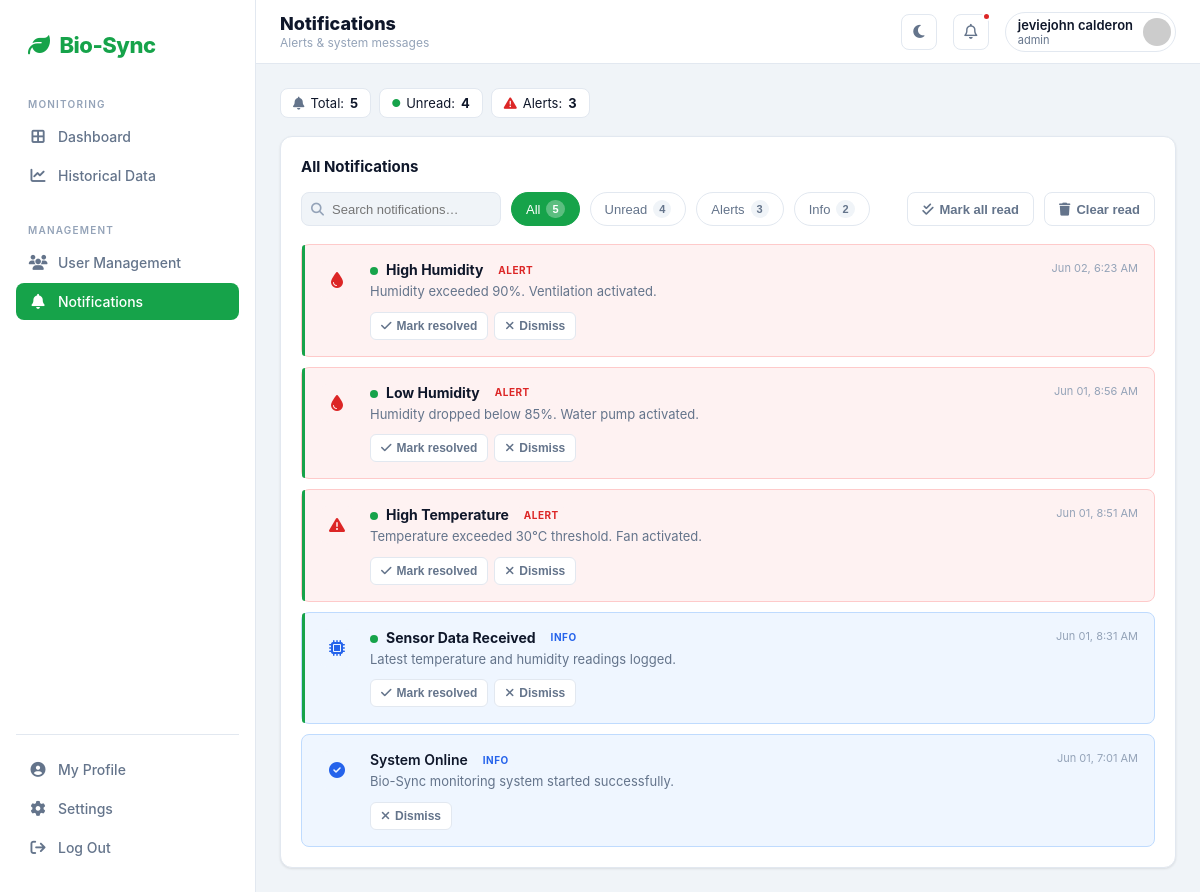
The page /notificationspage.php (signed in) on the database its author committed.
### tables this page shows
CREATE TABLE `notifications` (
  `id` int(11) NOT NULL,
  `title` varchar(150) NOT NULL DEFAULT '',
  `description` text NOT NULL,
  `message` text NOT NULL,
  `type` varchar(20) NOT NULL DEFAULT 'info',
  `icon_class` varchar(60) DEFAULT 'fa-bell',
  `is_read` tinyint(1) DEFAULT 0,
  `created_at` datetime DEFAULT current_timestamp()
);

### notificationspage.php (the view, shortened to what this page needs)
<?php
$userName = $_SESSION['user_name'];
$isAdmin = isset($_SESSION['user_role']) && strtolower($_SESSION['user_role']) === 'admin';
$host        = 'localhost';
$dbname      = 'biosync_db';
$db_username = 'root';
$db_password = '';
try {
    $pdo = new PDO(
        "mysql:host=$host;dbname=$dbname;charset=utf8",
        $db_username,
        $db_password,
        [
            PDO::ATTR_ERRMODE            => PDO::ERRMODE_EXCEPTION,
            PDO::ATTR_DEFAULT_FETCH_MODE => PDO::FETCH_ASSOC,
        ]
    );
} catch (PDOException $e) {
    die("Database Connection Failed: " . $e->getMessage());
}
$notifStmt         = $pdo->query("SELECT * FROM notifications ORDER BY created_at DESC");
$notificationsRaw  = $notifStmt->fetchAll(PDO::FETCH_ASSOC);
$notifications        = [];
$unreadAlertTriggered = false;
$totalUnread          = 0;
if (empty($notificationsRaw)) {
    $notifications = [[
        'id'       => 0,
        'type'     => 'info',
        'icon_class' => 'fa-circle-check',
        'title'    => 'System Stable',
        'description' => 'No alerts or warnings have been recorded.',
        'created_at'  => date('Y-m-d H:i:s'),
        'is_read'  => 1,
    ]];
} else {
    $notifications = $notificationsRaw;
}
foreach ($notifications as $n) {
    if (!$n['is_read']) {
        $totalUnread++;
        if ($n['type'] === 'alert') $unreadAlertTriggered = true;
    }
}
?>
<!DOCTYPE html>
<html lang="en">
<head>
    <link rel="stylesheet" href="https://cdnjs.cloudflare.com/ajax/libs/font-awesome/6.4.0/css/all.min.css">
</head>
<body>
<div class="shell">
    <aside class="sidebar" id="sidebar">
        <div class="sidebar-logo">
            <i class="fa-solid fa-leaf"></i> Bio-Sync
        </div>
        <div class="nav-group">
            <span class="nav-label">Monitoring</span>
            <a href="dashboard.php" class="nav-link"><i class="fa-solid fa-border-all"></i> Dashboard</a>
            <a href="historicaldatapage.php" class="nav-link"><i class="fa-solid fa-chart-line"></i> Historical Data</a>
        </div>
        <div class="nav-group">
            <span class="nav-label">Management</span>
            <?php if (isset($_SESSION['user_role']) && $_SESSION['user_role'] === 'admin'): ?>
                <a href="usermanagement.php" class="nav-link"><i class="fa-solid fa-users"></i> User Management</a>
            <?php endif; ?>
            <a href="notificationspage.php" class="nav-link active"><i class="fa-solid fa-bell"></i> Notifications</a>
        </div>
        <div class="sidebar-footer">
            <a href="profile.php" class="nav-link"><i class="fa-solid fa-circle-user"></i> My Profile</a>
            <?php if ($isAdmin): ?>
            <a href="#" class="nav-link" id="settingsLink"><i class="fa-solid fa-gear"></i> Settings</a>
            <?php endif; ?>
            <a href="logout.php" class="nav-link logout" onclick="confirmLogout(event)">
                <i class="fa-solid fa-arrow-right-from-bracket"></i> Log Out
            </a>
        </div>
    </aside>
    <div class="main">
        <header class="topbar">
            <div class="topbar-left">
                <div>
                    <div class="topbar-title">Notifications</div>
                    <div class="topbar-sub">Alerts &amp; system messages</div>
                </div>
            </div>
            <div class="topbar-right">
                <button id="themeBtn" class="icon-btn" aria-label="Toggle theme">
                    <i id="themeIcon" class="fa-solid fa-moon"></i>
                </button>
                <a href="notificationspage.php" class="icon-btn" title="Notifications">
                    <i class="fa-regular fa-bell"></i>
                    <?php if ($unreadAlertTriggered): ?><div class="notif-dot" id="topbarDot"></div><?php endif; ?>
                </a>
                <div class="user-chip">
                    <div>
                        <div class="user-chip-name"><?php echo htmlspecialchars($userName); ?></div>
                        <div class="user-chip-role"><?php echo isset($_SESSION['user_role']) ? htmlspecialchars($_SESSION['user_role']) : 'User'; ?></div>
                    </div>
                    <img src="https://ui-avatars.com/api/?name=<?php echo urlencode($userName); ?>&background=16a34a&color=fff" alt="Avatar">
                </div>
            </div>
        </header>
        <div class="page-body">
            <div class="stats-bar" id="statsBar">
                <div class="stat-chip"><i class="fa-solid fa-bell" style="color:var(--text-muted);font-size:13px"></i> Total: <strong id="statTotal"><?php echo count($notifications); ?></strong></div>
                <div class="stat-chip"><i class="fa-solid fa-circle" style="color:var(--primary);font-size:8px"></i> Unread: <strong id="statUnread"><?php echo $totalUnread; ?></strong></div>
                <div class="stat-chip"><i class="fa-solid fa-triangle-exclamation" style="color:var(--danger);font-size:13px"></i> Alerts: <strong id="statAlerts"><?php echo count(array_filter($notifications, fn($n) => $n['type'] === 'alert')); ?></strong></div>
            </div>
            <div class="card">
                <div class="card-head">
                    <h3 class="card-title">All Notifications</h3>
                </div>
                <div class="notif-toolbar">
                    <div class="notif-toolbar-left">
                        <div class="search-wrap">
                            <input type="text" class="search-input" id="searchInput" placeholder="Search notifications…">
                        </div>
                        <button class="filter-pill active" data-filter="all">
                            All <span class="pill-badge" id="badgeAll"><?php echo count($notifications); ?></span>
                        </button>
                        <button class="filter-pill" data-filter="unread">
                            Unread <span class="pill-badge" id="badgeUnread"><?php echo $totalUnread; ?></span>
                        </button>
                        <button class="filter-pill" data-filter="alert">
                            Alerts <span class="pill-badge" id="badgeAlerts"><?php echo count(array_filter($notifications, fn($n) => $n['type'] === 'alert')); ?></span>
                        </button>
                        <button class="filter-pill" data-filter="info">
                            Info <span class="pill-badge" id="badgeInfo"><?php echo count(array_filter($notifications, fn($n) => $n['type'] === 'info')); ?></span>
                        </button>
                    </div>
                    <div class="notif-toolbar-right">
                        <button class="action-link success" id="markAllReadBtn">
                            <i class="fa-solid fa-check-double"></i> Mark all read
                        </button>
                        <button class="action-link danger" id="deleteReadBtn">
                            <i class="fa-solid fa-trash"></i> Clear read
                        </button>
                    </div>
                </div>
                <div class="notif-list" id="notifList">
                    <?php foreach ($notifications as $n):
                        $type      = htmlspecialchars($n['type'] ?? 'system');
                        $isUnread  = !$n['is_read'];
                        $iconClass = match($type) {
                            'alert'   => 'icon-alert',
                            'info'    => 'icon-info',
                            'warning' => 'icon-warning',
                            default   => 'icon-system',
                        };
                        $badgeClass = match($type) {
                            'alert'   => 'badge-alert',
                            'info'    => 'badge-info',
                            'warning' => 'badge-warning',
                            default   => 'badge-system',
                        };
                        $faIcon    = !empty($n['icon_class']) ? htmlspecialchars($n['icon_class']) : 'fa-bell';
                        $itemClass = 'notif-item type-' . $type . ($isUnread ? ' unread' : '');
                        $timeStr   = date('M d, g:i A', strtotime($n['created_at']));
                    ?>
                    <div class="<?php echo $itemClass; ?>" data-id="<?php echo (int)$n['id']; ?>" data-type="<?php echo $type; ?>" data-read="<?php echo $isUnread ? '0' : '1'; ?>">
                        <div class="notif-icon <?php echo $iconClass; ?>">
                            <i class="fa-solid <?php echo $faIcon; ?>"></i>
                        </div>
                        <div class="notif-body">
                            <div class="notif-header">
                                <div style="display:flex;align-items:center;gap:8px;">
                                    <?php if ($isUnread): ?><div class="unread-dot"></div><?php endif; ?>
                                    <span class="notif-title"><?php echo htmlspecialchars($n['title']); ?></span>
                                    <span class="type-badge <?php echo $badgeClass; ?>"><?php echo $type; ?></span>
                                </div>
                                <div class="notif-meta">
                                    <span class="notif-time"><?php echo $timeStr; ?></span>
                                </div>
                            </div>
                            <div class="notif-desc"><?php echo htmlspecialchars($n['description']); ?></div>
                            <div class="notif-actions">
                                <?php if ($isUnread): ?>
                                <button class="btn-sm resolve js-mark-read">
                                    <i class="fa-solid fa-check"></i> Mark resolved
                                </button>
                                <?php endif; ?>
                                <?php if ($isAdmin): ?>
                                <button class="btn-sm dismiss js-delete">
                                    <i class="fa-solid fa-xmark"></i> Dismiss
                                </button>
                                <?php endif; ?>
                            </div>
                        </div>
                    </div>
                    <?php endforeach; ?>
                </div>
            </div>
        </div>
    </div>
</div>
</body>
</html>

### rows shown on the page
notifications: is_read 0 (drawn), title "High Humidity", type "ALERT", created_at "Jun 02, 6:23 AM", description "Humidity exceeded 90%. Ventilation activated."
notifications: is_read 0 (drawn), title "Low Humidity", type "ALERT", created_at "Jun 01, 8:56 AM", description "Humidity dropped below 85%. Water pump activated."
notifications: is_read 0 (drawn), title "High Temperature", type "ALERT", created_at "Jun 01, 8:51 AM", description "Temperature exceeded 30°C threshold. Fan activated."
notifications: is_read 0 (drawn), title "Sensor Data Received", type "INFO", created_at "Jun 01, 8:31 AM", description "Latest temperature and humidity readings logged."
notifications: title "System Online", type "INFO", created_at "Jun 01, 7:01 AM", description "Bio-Sync monitoring system started successfully."

### other values the page prints
$userName "jeviejohn calderon"
$_SESSION['user_role'] "admin"
count($notifications) "5"
$totalUnread "4"
count(array_filter($notifications, fn($n) => $n['type'] === 'alert')) "3"
count(array_filter($notifications, fn($n) => $n['type'] === 'info')) "2"
